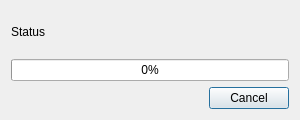
<?xml version="1.0" encoding="UTF-8"?>
<ui version="4.0">
 <class>progressDialog</class>
 <widget class="QDialog" name="progressDialog">
  <property name="geometry">
   <rect>
    <x>0</x>
    <y>0</y>
    <width>300</width>
    <height>120</height>
   </rect>
  </property>
  <property name="minimumSize">
   <size>
    <width>300</width>
    <height>120</height>
   </size>
  </property>
  <property name="maximumSize">
   <size>
    <width>300</width>
    <height>120</height>
   </size>
  </property>
  <property name="windowTitle">
   <string>Progress</string>
  </property>
  <layout class="QVBoxLayout" name="verticalLayout">
   <item>
    <widget class="QLabel" name="statusLabel">
     <property name="text">
      <string>Status</string>
     </property>
    </widget>
   </item>
   <item>
    <widget class="QProgressBar" name="progressBar">
     <property name="value">
      <number>0</number>
     </property>
    </widget>
   </item>
   <item alignment="Qt::AlignmentFlag::AlignRight">
    <widget class="QPushButton" name="cancelButton">
     <property name="text">
      <string>Cancel</string>
     </property>
    </widget>
   </item>
  </layout>
 </widget>
 <resources/>
 <connections/>
</ui>
